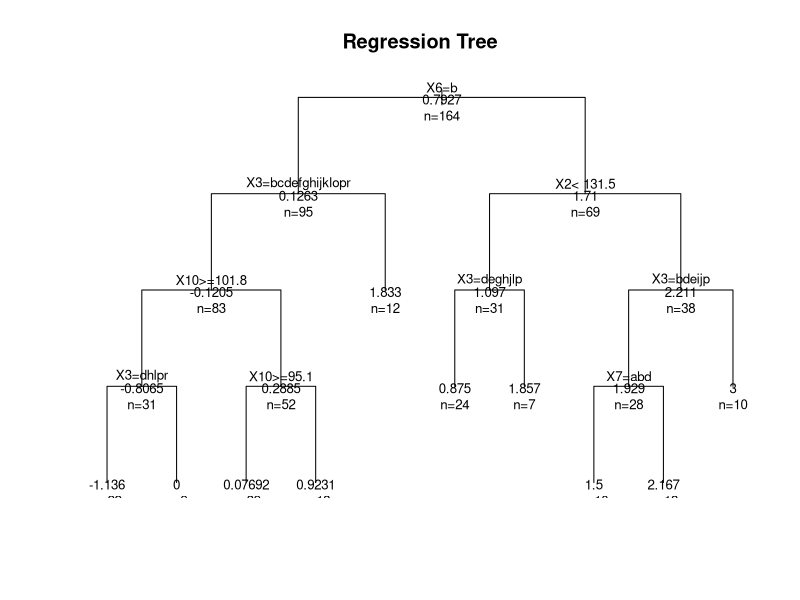
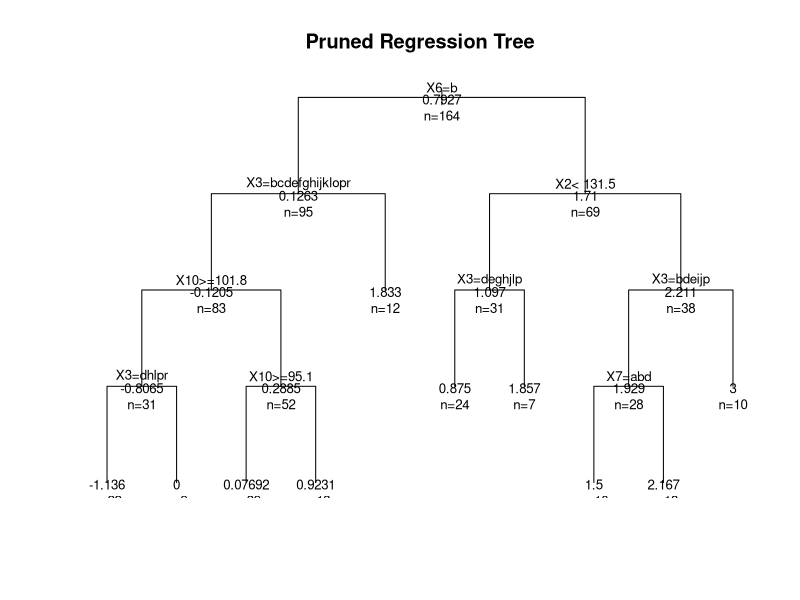

Reproduce these figures in R, in order.
## ---- chunk 1
# import regression tree library
library(rpart)

# load data
data_clean <- read.csv("data/data-clean.csv")

# grow tree 
fit <- rpart(X1 ~ X2 + X3 + X4 + X5 + X6 + X7 + X8 + X9 + X10, method="anova", data=data_clean)
# NOTE: method={"class" for a classification tree, "anova" for a regression tree}

# plot tree 
plot(fit, uniform=TRUE, main="Regression Tree")
text(fit, use.n=TRUE, all=TRUE, cex=.8)
## ---- chunk 2
# prune the tree 
pfit <- prune(fit, cp=0.01160389) # from cptable   

# plot the pruned tree 
plot(pfit, uniform=TRUE, main="Pruned Regression Tree")
text(pfit, use.n=TRUE, all=TRUE, cex=.8)
